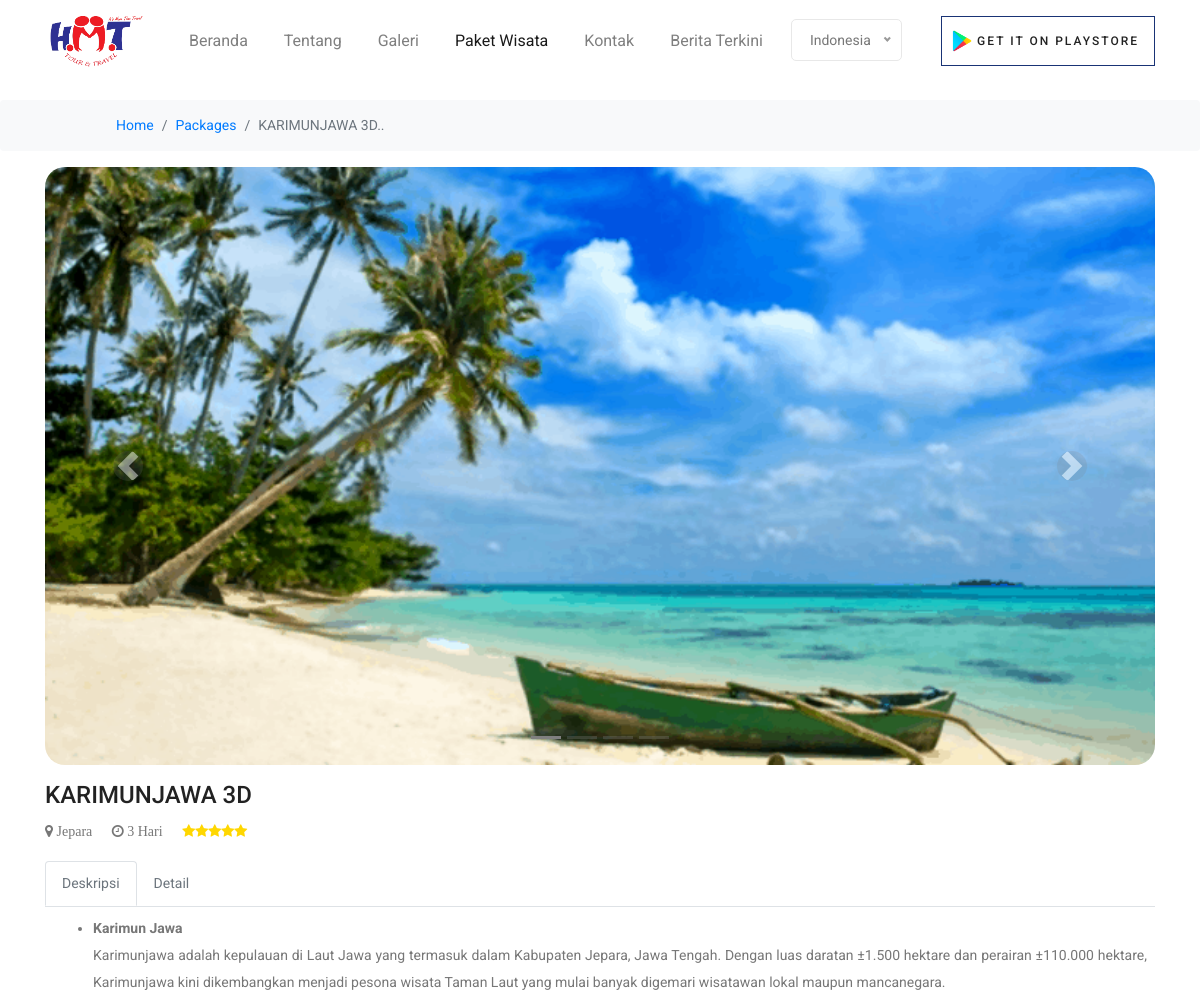
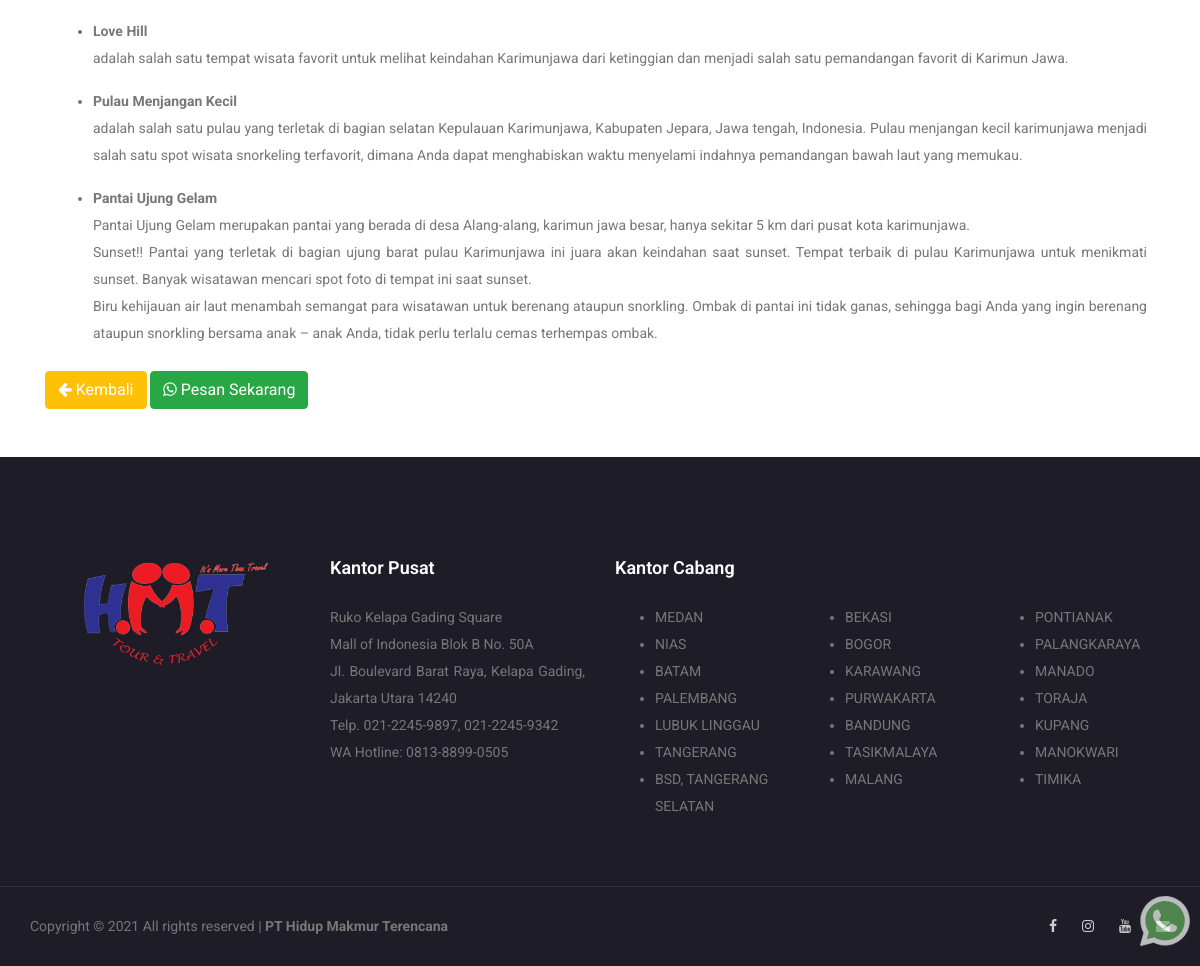
Page /package-detail.php?lang=id&id=4 on the committed database (2 pictures, top to bottom).
### tables this page shows
CREATE TABLE `paket` (
  `id` int(11) NOT NULL,
  `nama_paket` varchar(255) DEFAULT NULL,
  `kota` varchar(255) DEFAULT NULL,
  `waktu` varchar(255) DEFAULT NULL,
  `deskripsi_id` longtext DEFAULT NULL,
  `detail_id` longtext DEFAULT NULL,
  `img1` varchar(255) DEFAULT NULL,
  `img2` varchar(255) DEFAULT NULL,
  `img3` varchar(255) DEFAULT NULL,
  `tipe_paket` varchar(255) DEFAULT NULL,
  `stars` varchar(255) DEFAULT NULL,
  `img4` varchar(255) DEFAULT NULL,
  `img5` varchar(255) DEFAULT NULL,
  `img6` varchar(255) DEFAULT NULL,
  `deskripsi_en` longtext DEFAULT NULL,
  `detail_en` longtext DEFAULT NULL,
  `download_id` varchar(255) DEFAULT NULL,
  `download_en` varchar(255) DEFAULT NULL
);

### package-detail.php (the view, shortened to what this page needs)
<?php
    include('header.php');
    $waktu = [
        "id"	=> "Hari",
        "en"	=> "Days"
	];
	$tombol	= [
		"order"		=>[
			"id" 	=> "Pesan Sekarang",
			"en"	=> "Order Now"
        ],
        "kembali"		=>[
			"id" 	=> "Kembali",
			"en"	=> "Back"
        ]
    ];
    $deskripsi = [
        "id"	=> "Deskripsi",
        "en"	=> "Description"
    ];
    $template =[
        "id"    => "Halo%20admin.%0ATolong%20kirimkan%20info%20lengkapnya%20tentang%20paket%20",
        "en"    => "Hello%20admin.%0APlease%20more%20info%20about%20the%20package%20"
    ];
    include 'conn.php';
    $id = $_GET['id'];
    $data = mysqli_query($conn, "select * from paket where id='$id'");
    while ($d = mysqli_fetch_array($data)) {
?>
<div style="margin-top:100px;">
	<nav aria-label="breadcrumb">
	  <ol class="breadcrumb">
		<li class="breadcrumb-item breadcrumb-first"><a href="index.php">Home</a></li>
		<li class="breadcrumb-item"><a href="packages.php">Packages</a></li>
		<li class="breadcrumb-item active" aria-current="page"><?= substr($d['nama_paket'],0,20) ?>..</li>
	  </ol>
	</nav>
</div>
    <section class="container mb-3">
    <div id="carouselExampleIndicators" class="carousel slide" data-ride="carousel">
        <ol class="carousel-indicators">
            <li data-target="#carouselExampleIndicators" data-slide-to="0" class="active"></li>
            <li data-target="#carouselExampleIndicators" data-slide-to="1"></li>
            <?php if($d['img3'] != null) { ?>
                <li data-target="#carouselExampleIndicators" data-slide-to="2"></li>
            <?php } ?>
            <?php if($d['img4'] != null) { ?>
                <li data-target="#carouselExampleIndicators" data-slide-to="3"></li>
            <?php } ?>
        </ol>
        <div class="carousel-inner">
            <div class="carousel-item active">
                <a href="img/destination/<?= $d['img1'] ?>">
                    <img src="img/destination/<?= $d['img1'] ?>" class="d-block w-100" alt="...">
                </a>
            </div>
        </div>
        <a class="carousel-control-prev" href="#carouselExampleIndicators" role="button" data-slide="prev">
            <span class="carousel-control-prev-icon" aria-hidden="true"></span>
        </a>
        <a class="carousel-control-next" href="#carouselExampleIndicators" role="button" data-slide="next">
            <span class="carousel-control-next-icon" aria-hidden="true"></span>
        </a>
    </div>
    </section>
<div class="container mb-5">
<h3><?= $d['nama_paket'] ?> </h3>
    <div class="mb-3 mt-0">
        <span><i class="fa fa-map-marker"> <?= $d['kota'] ?></i></span>
        <span class="ml-3"><i class="fa fa-clock-o"> <?= $d['waktu'].' '.$waktu[$lang] ?></i></span>
        <span class="ml-3" style="color:gold">
        <?php
            $stars = $d['stars'];
            for($i=0 ; $i < $stars; $i++){
                echo '<i class="fa fa-star"></i>';
            }
        ?>
        </span>
    </div>
    <nav>
        <div class="nav nav-tabs" id="nav-tab" role="tablist">
            <a class="nav-link text-secondary active" id="nav-home-tab" data-toggle="tab" href="#nav-home" role="tab" aria-controls="nav-home" aria-selected="true"><?= $deskripsi[$lang] ?></a>
            <a class="nav-link text-secondary" id="nav-profile-tab" data-toggle="tab" href="#nav-profile" role="tab" aria-controls="nav-profile" aria-selected="false">Detail</a>
        </div>
    </nav>
    <div class="tab-content px-2 py-2" id="nav-tabContent">
        <div class="tab-pane fade show active" id="nav-home" role="tabpanel" aria-labelledby="nav-home-tab">
            <?= $d['deskripsi_'.$lang] ?>
        </div>
    </div>
    <a href="javascript:history.go(-1)" class="btn btn-warning text-white"><i class="fa fa-arrow-left"></i> <?= $tombol["kembali"][$lang] ?></a>
    <a href="https:wa.me/<?= $no_wa ?>?text=<?= $template[$lang] .$d['nama_paket'] ?>" target="_BLANK" class="btn btn-success"><i class="fa fa-whatsapp"></i> <?= $tombol["order"][$lang] ?></a>
</div>
<?php } ?>
<?php include('footer.php') ?>

### rows in the picture
paket: nama_paket "KARIMUNJAWA 3D", img1 (picture), kota "Jepara", waktu "3", stars "5" (drawn), deskripsi "Karimun Jawa Karimunjawa adalah kepulauan di Laut Jawa yang termasuk dalam Kabupaten Jepara, Jawa Tengah. Dengan luas daratan ±1.500 hektare dan perairan ±110.000 hektare, Karimunjawa kini dikembangkan menjadi pesona wisata Taman Laut yang mulai banyak digemari wisatawan lokal maupun mancanegara. Love Hill adalah salah satu tempat wisata favorit untuk melihat keindahan Karimunjawa dari ketinggian dan menjadi salah satu pemandangan favorit di Karimun Jawa. Pulau Menjangan Kecil adalah salah satu pulau yang terletak di bagian selatan Kepulauan Karimunjawa, Kabupaten Jepara, Jawa tengah, Indonesia. Pulau menjangan kecil karimunjawa menjadi salah satu spot wisata snorkeling terfavorit, dimana…"

### other values in the picture
$menu['label'] "Beranda"
$menu['label'] "Tentang"
$menu['label'] "Galeri"
$menu['label'] "Paket Wisata"
$menu['label'] "Kontak"
$menu['label'] "Berita Terkini"
$global['btnPlayStore'][$lang] "GET IT ON PLAYSTORE"
$footer["kantor"][$lang] "Kantor Pusat"
$footer["cabang"][$lang] "Kantor Cabang"
